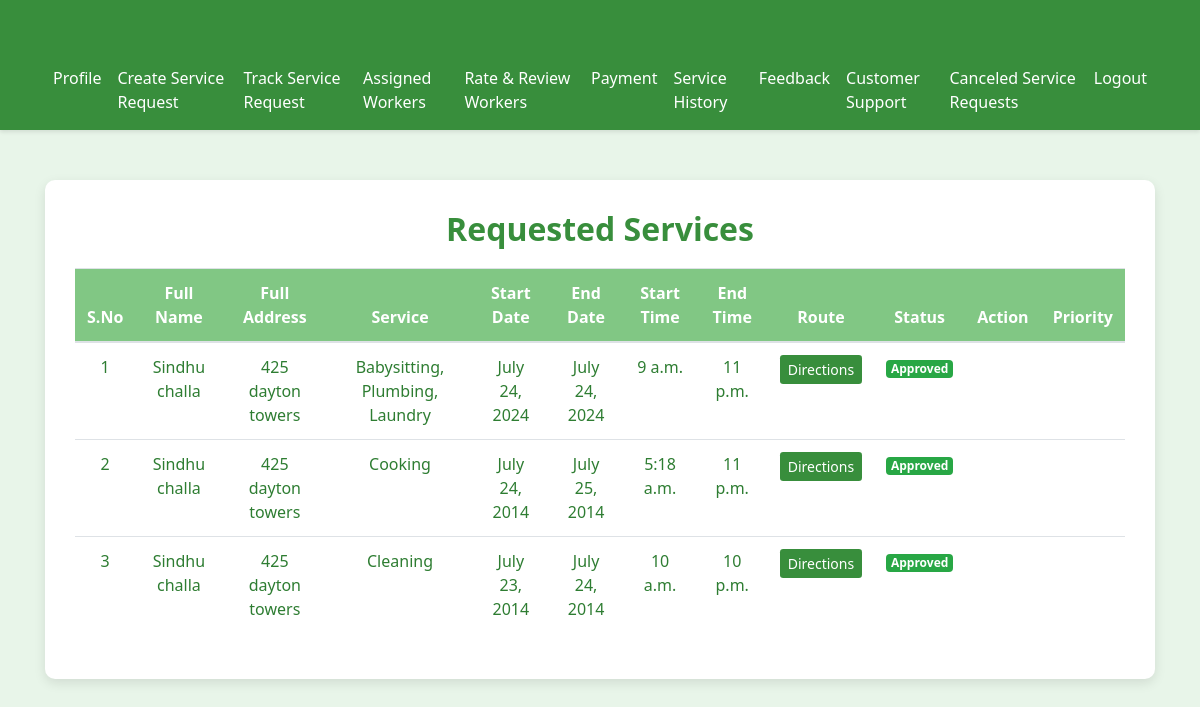
The app's page /customer/trackservicerequest (signed in) with its own data.
### wfmadmin/models.py (models this page shows, shortened)
class CustomerServiceRequest(models.Model):
    id = models.AutoField(primary_key=True)
    user_id = models.CharField(max_length=100)
    fullname = models.CharField(max_length=100)
    fulladdress = models.CharField(max_length=255)
    location = models.CharField(max_length=1024)
    service = models.CharField(max_length=100)
    start_date = models.DateField()
    end_date = models.DateField()
    start_time = models.TimeField()
    end_time = models.TimeField()
    status = models.CharField(max_length=100, default='none')
    pri_status = models.CharField(max_length=100, default='none')
    ser_status = models.BooleanField(default=True)
    created_at = models.DateTimeField(auto_now_add=True)

### customer/views.py (the view)
# urls.py: path('trackservicerequest', trackservicerequest, name='trackservicerequest'),
def trackservicerequest(request):
    user_id = request.session.get('customer_id')
    cus_requests = CustomerServiceRequest.objects.filter(user_id = user_id, ser_status = True).order_by('-created_at')
    return render(request, 'customer/trackservicerequest.html', {'customer_request': cus_requests})

### templates/customer/trackservicerequest.html (shortened to what this page needs)
<!DOCTYPE html>
<html lang="en">
<head>
  <link href="https://stackpath.bootstrapcdn.com/bootstrap/4.5.2/css/bootstrap.min.css" rel="stylesheet">
</head>
<body>
  {% include 'customer/customernavbar.html' %}
  <section id="contact" class="contact">
    <div class="container">
      <div class="form-container">
        <div class="section-title">
          <h2>Requested Services</h2>
        </div>
        <div class="table-responsive">
          <table class="table">
            <thead>
              <tr>
                <th>S.No</th>
                <th>Full Name</th>
                <th>Full Address</th>
                <th>Service</th>
                <th>Start Date</th>
                <th>End Date</th>
                <th>Start Time</th>
                <th>End Time</th>
                <th>Route</th>
                <th>Status</th>
                <th>Action</th>
                <th>Priority</th>
              </tr>
            </thead>
            <tbody>
              {% for req in customer_request %}
                <tr>
                  <td>{{ forloop.counter }}</td>
                  <td>{{ req.fullname }}</td>
                  <td>{{ req.fulladdress }}</td>
                  <td>{{ req.service }}</td>
                  <td>{{ req.start_date }}</td>
                  <td>{{ req.end_date }}</td>
                  <td>{{ req.start_time }}</td>
                  <td>{{ req.end_time }}</td>
                  <td>
                    <a href="{{ req.location }}" target="_blank" class="btn btn-primary btn-sm">Directions</a>
                  </td>
                  <td>
                    {% if req.status == 'accepted' %}
                      <span class="badge badge-success">Approved</span>
                    {% elif req.status == 'rejected' %}
                      <span class="badge badge-danger">Rejected</span>
                    {% else %}
                      <span class="badge badge-warning">Pending</span>
                    {% endif %}
                  </td>
                  <td>
                  </td>
                  <td>
                  </td>
                </tr>
              {% endfor %}
            </tbody>
          </table>
        </div>
      </div>
    </div>
  </section>
</body>
</html>

### templates/customer/trackservicerequest.html (style rules this page uses)
body { background-color: #e8f5e9; color: #2e7d32; font-family: 'Segoe UI', Tahoma, Geneva, Verdana, sans-serif; }
.container { margin-top: 50px; }
.form-container { background-color: #ffffff; padding: 30px; border-radius: 10px; box-shadow: 0 4px 12px rgba(0, 0, 0, 0.1); }
.section-title h2 { color: #388e3c; font-weight: bold; text-align: center; margin-bottom: 20px; }
.table { background-color: #ffffff; border: none; }
.table th { background-color: #81c784; color: #ffffff; text-align: center; font-weight: bold; }
.table td { text-align: center; color: #2e7d32; }
.btn-primary { background-color: #388e3c; border: none; }

### records on screen
CustomerServiceRequest: fullname "Sindhu challa", fulladdress "425 dayton towers", service "Babysitting, Plumbing, Laundry", start_date "July 24, 2024", end_date "July 24, 2024", start_time "9 a.m.", end_time "11 p.m.", status "Approved"
CustomerServiceRequest: fullname "Sindhu challa", fulladdress "425 dayton towers", service "Cooking", start_date "July 24, 2014", end_date "July 25, 2014", start_time "5:18 a.m.", end_time "11 p.m.", status "Approved"
CustomerServiceRequest: fullname "Sindhu challa", fulladdress "425 dayton towers", service "Cleaning", start_date "July 23, 2014", end_date "July 24, 2014", start_time "10 a.m.", end_time "10 p.m.", status "Approved"
